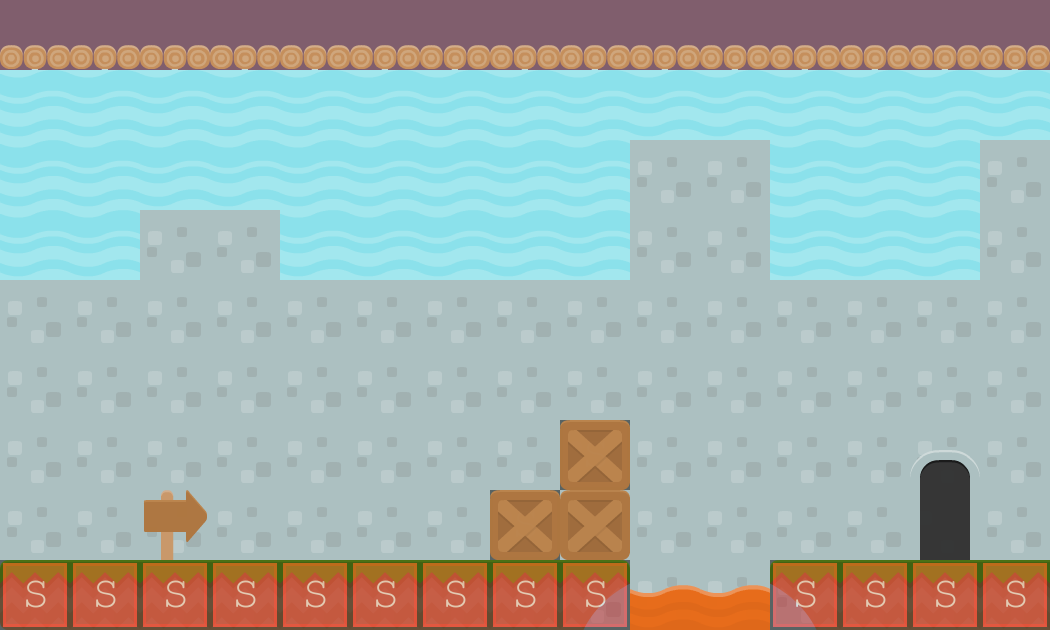

This is a level from a 2D game, rendered from its Tiled map with the project's own tilesets. A one-line summary and the map file follow, with tile-layer data summarised:
An orthogonal 15x9 tile map with 70x70 px tiles, 5 tile layers (background3, background2, background1, collision, ...), 2 tilesets and 2 objects (levelTrigger).

<map version="1.0" orientation="orthogonal" renderorder="right-down" width="15" height="9" tilewidth="70" tileheight="70" backgroundcolor="#805e6d">
 <tileset firstgid="1" name="background-tiles" tilewidth="70" tileheight="70">
  <image source="../img/background-tiles.png" width="910" height="910" />
 </tileset>
 <tileset firstgid="170" name="meta-tiles" tilewidth="70" tileheight="70">
  <image source="../img/meta-tiles.png" width="350" height="70" />
  <tile id="4">
   <properties>
    <property name="type" value="solid" />
   </properties>
  </tile>
 </tileset>
 <layer name="background3" width="15" height="9">
  <data>[135 cells, 2 non-empty, 1 distinct tile ids]</data>
 </layer>
 <layer name="background2" width="15" height="9">
  <data>[135 cells, 135 non-empty, 3 distinct tile ids]</data>
 </layer>
 <layer name="background1" width="15" height="9" opacity="0.98">
  <data>[135 cells, 18 non-empty, 7 distinct tile ids]</data>
 </layer>
 <layer name="collision" width="15" height="9" opacity="0.49">
  <data>[135 cells, 15 non-empty, 1 distinct tile ids]</data>
 </layer>
 <objectgroup name="trigger entities">
  <object name="levelTrigger" x="909.091" y="433.333" width="72.7273" height="133.333">
   <properties>
    <property name="level" value="Edgarlv2" />
    <property name="xSpawn" value="400" />
    <property name="ySpawn" value="0" />
   </properties>
  </object>
  <object x="560.606" y="490.909" width="63.6364" height="63.6364">
   <properties>
    <property name="level" value="Edgarlv0" />
    <property name="xSpawn" value="400" />
    <property name="ySpawn" value="0" />
   </properties>
  </object>
 </objectgroup>
 <layer name="foreground1" width="15" height="9" opacity="0.99">
  <data>[135 cells, 4 non-empty, 2 distinct tile ids]</data>
 </layer>
</map>
